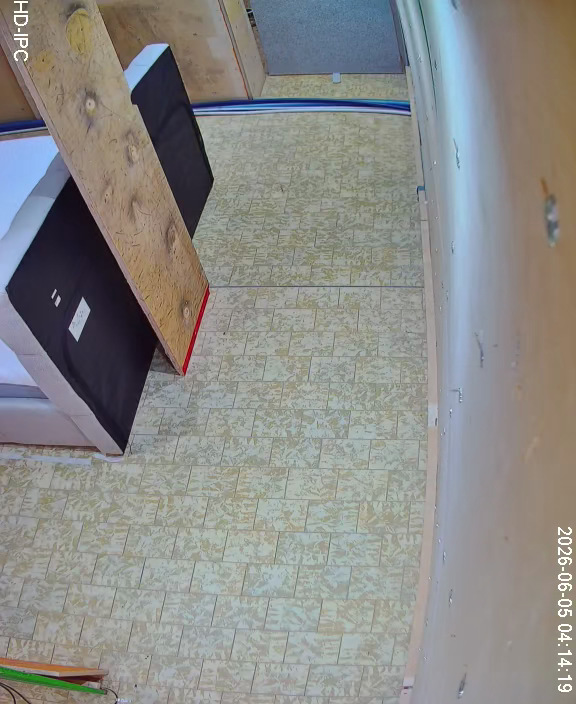
#> input picture cam_hallway_n.png, 576 x 704 px
$ python -i calibrate_tile_grid.py   (imports and definitions only)
#> lines starting #> are read from the running program, lines starting #| are printed output that depends on the picture
#> further down, picture is the input picture: shape (704, 576, 3); mean B, G, R 135.3, 138.3, 138.3
#!/usr/bin/env python3
"""Refine a homography using floor tile line grid (metric scale)."""

from __future__ import annotations

from typing import Any, Optional

import cv2
import numpy as np


def detect_line_segments(
    frame_bgr: np.ndarray,
    *,
    min_length_ratio: float = 0.08,
) -> list[tuple[float, float, float, float]]:
    """Return line segments as (x1,y1,x2,y2) in image coordinates."""
#> called with min_length_ratio = 0.08

    h, w = frame_bgr.shape[:2]
#> h = 704; w = 576
    gray = cv2.cvtColor(frame_bgr, cv2.COLOR_BGR2GRAY)
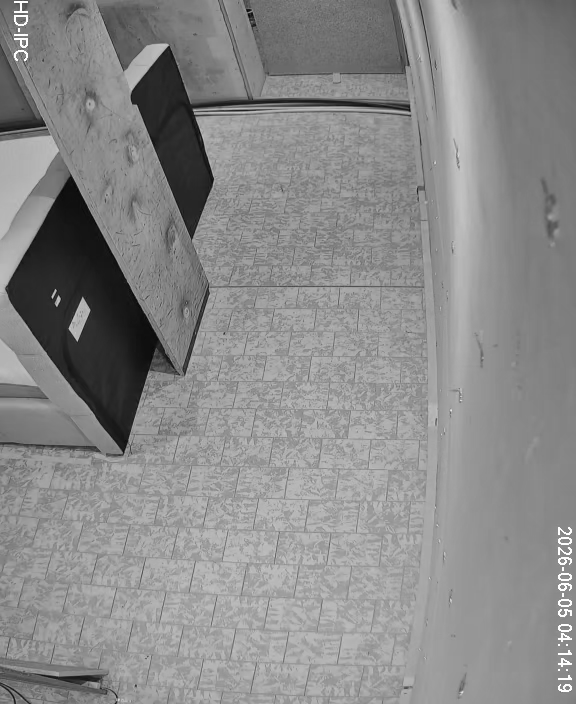
#> gray: shape (704, 576); min 3, max 254, mean 137.9
    gray = cv2.GaussianBlur(gray, (5, 5), 0)
    edges = cv2.Canny(gray, 50, 150)
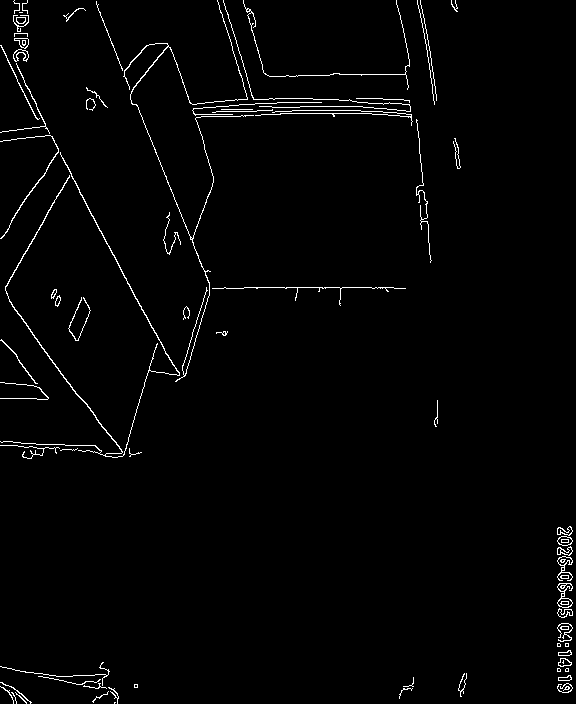
#> edges: shape (704, 576); 1.8% white in thin lines or dots
    min_len = max(20.0, min(h, w) * min_length_ratio)
#> min_len = 46.08
    lines = cv2.HoughLinesP(
        edges,
        rho=1,
        theta=np.pi / 180.0,
        threshold=80,
        minLineLength=min_len,
        maxLineGap=12,
    )
#> lines = 17 rows, first 6: [71, 176, 154, 332], [96, 4, 209, 285], [244, 287, 393, 287], [45, 125, 179, 378], [293, 113, 349, 113], [122, 456, 157, 343]
    if lines is None:
        return []
    out: list[tuple[float, float, float, float]] = []
    for seg in lines[:, 0]:
        out.append((float(seg[0]), float(seg[1]), float(seg[2]), float(seg[3])))
#> this loop made 17 passes
#> seg on passes 1 to 12: [71, 176, 154, 332], [96, 4, 209, 285], [244, 287, 393, 287], [45, 125, 179, 378], [293, 113, 349, 113], [122, 456, 157, 343], [360, 113, 411, 116], [215, 116, 290, 113], [12, 306, 77, 395], [221, 109, 272, 110], [203, 107, 303, 102], [5, 288, 45, 218]
#> after the loop, out = 17 items, first 6: (71, 176, 154, 332), (96, 4, 209, 285), (244, 287, 393, 287), (45, 125, 179, 378), (293, 113, 349, 113), (122, 456, 157, 343)
    return out


def _angle_deg(x1: float, y1: float, x2: float, y2: float) -> float:
    return float(np.degrees(np.arctan2(y2 - y1, x2 - x1)) % 180.0)


# [59 lines left out: function refine_homography_from_tiles, not called in this run]

>>> import cv2
>>> picture = cv2.imread('../cam_hallway_n.png')
>>> result = detect_line_segments(picture)
#> result has the same summary as out in detect_line_segments
